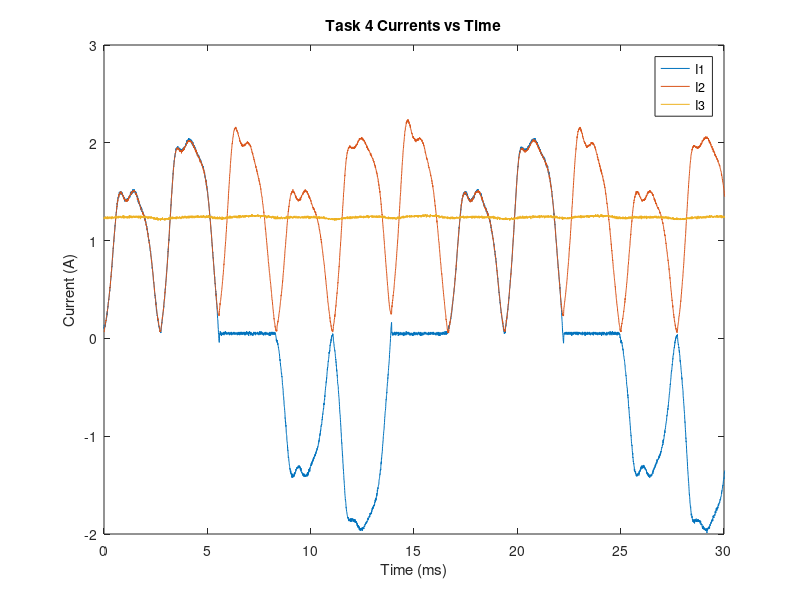
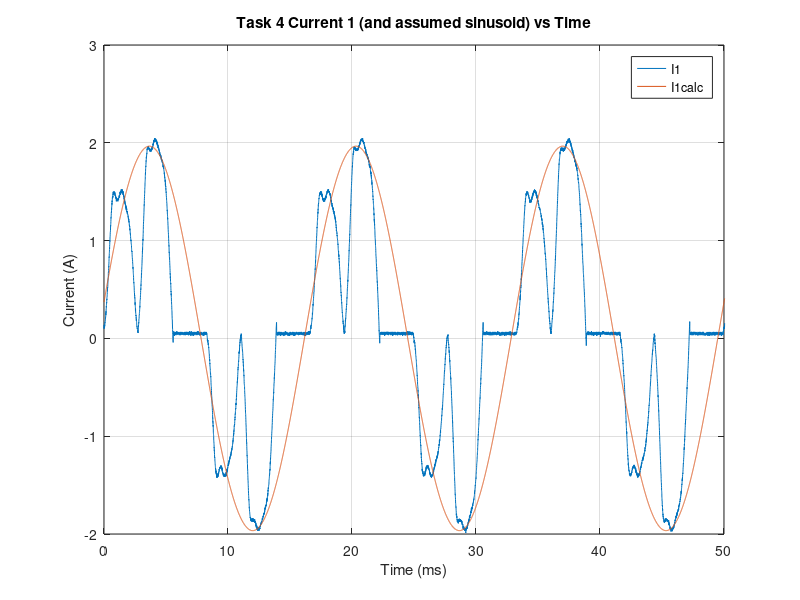

The MATLAB source for these figures, in order: (Note: this script raises an error after producing the figures.)
%{
Task 5 F: Three-Phase AC-DC Rectifiers Use the measured/recorded currents
from Task 4, Step4, and plot the recorded currents I1, I2, I3 waveforms.
Explain the difference between I2 and I3.

Use MATLAB FFT command to calculate the harmonic content of the phase
current I1. How does the waveform of the phase current I1 in Task 4 is
different from current I1 in Task 3A

%}

fileID = fopen('lab1D_task4_rect_heavyLoad_BandP.txt','r');
fgetl(fileID); % Read and discard the first line

[A count] = fscanf(fileID,'%f %f %f %f %f %f %f\n',[7 Inf]);

fclose(fileID);
t = A(1,:);
V1 = A(2,:);
V2 = A(3,:);
V3 = A(4,:);
I1 = A(5,:);
I2 = A(6,:);
I3 = A(7,:);

figure(1); clf;
plot(t,I1,t,I2,t,I3);
legend('I1','I2','I3');
xlim([0 30]); % Set where you want to look
title('Task 4 Currents vs Time');
xlabel('Time (ms)');
ylabel('Current (A)');

figure(3); clf;
I1a = sqrt(2)*1.39*cos(2*pi*60/1000*t+deg2rad(-79.1));
plot(t,I1,t,I1a);
grid on;
legend('I1','I1calc');
title('Task 4 Current 1 (and assumed sinusoid) vs Time');
xlim([0 50]);
xlabel('Time (ms)');
ylabel('Current (A)');


figure(2); clf;
vec = [t,I1];
T = (t(2)-t(1))*1e-3; % Set the sample period by the difference between two adjacent time points in ms
Fs = 1/T;
t_vec = 0:1/Fs:t(1,end); % Set up an even time vector by using the sample period and the last time measurement
L = length(I1);
X = fft(I1,L);
X = X(1:fix(L/2)); % Take half the frequency spectrum
mx = abs(X/L); % Magnitude;
f = (0:L/2-1)*Fs/L; % Create the frequency vector
stem(f,2*mx,Linewidth=2.5);
xlim([0 500]); % Set where you want to look
xlabel("Frequency (Hz)");
ylabel('Current (A)');
title('Current vs. Frequency Task 4');
